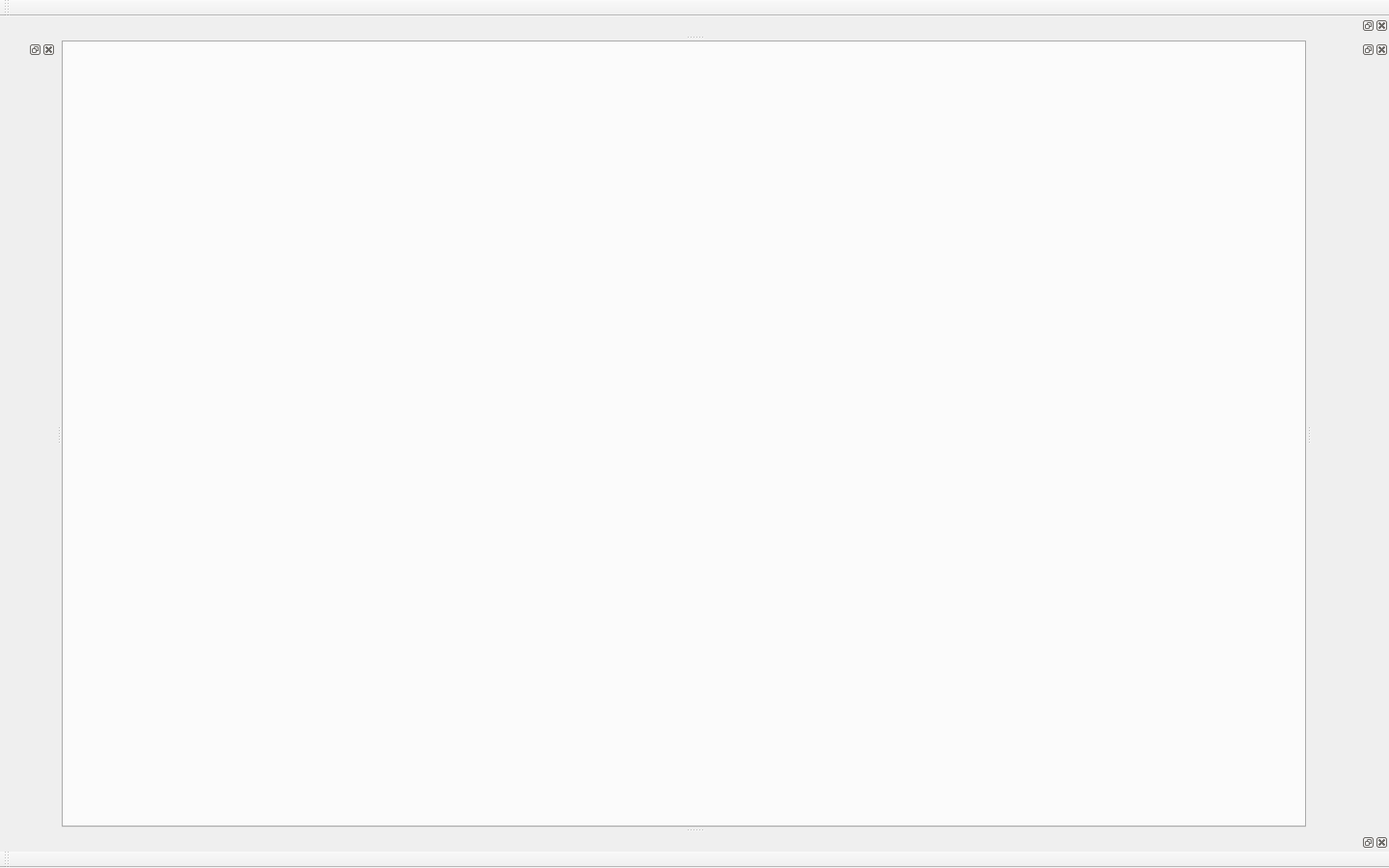
<?xml version="1.0" encoding="UTF-8"?>
<ui version="4.0">
 <class>MainWindow</class>
 <widget class="QMainWindow" name="MainWindow">
  <property name="geometry">
   <rect>
    <x>0</x>
    <y>0</y>
    <width>1440</width>
    <height>900</height>
   </rect>
  </property>
  <property name="contextMenuPolicy">
   <enum>Qt::PreventContextMenu</enum>
  </property>
  <property name="windowTitle">
   <string>Generic App Test</string>
  </property>
  <property name="windowIcon">
   <iconset>
    <normaloff>:/resources/icons/ngt.png</normaloff>:/resources/icons/ngt.png</iconset>
  </property>
  <widget class="QWidget" name="centralWidget">
   <layout class="QGridLayout" name="gridLayout">
    <property name="leftMargin">
     <number>0</number>
    </property>
    <property name="topMargin">
     <number>0</number>
    </property>
    <property name="rightMargin">
     <number>0</number>
    </property>
    <property name="bottomMargin">
     <number>0</number>
    </property>
    <property name="spacing">
     <number>0</number>
    </property>
    <item row="0" column="0">
     <widget class="QTabWidget" name="defaultView">
      <property name="layoutTags" stdset="0">
       <stringlist>
        <string>default</string>
       </stringlist>
      </property>
     </widget>
    </item>
   </layout>
  </widget>
  <widget class="QMenuBar" name="defaultMenuBar">
   <property name="geometry">
    <rect>
     <x>0</x>
     <y>0</y>
     <width>1440</width>
     <height>21</height>
    </rect>
   </property>
   <property name="path" stdset="0">
    <string/>
   </property>
  </widget>
  <widget class="QToolBar" name="defaultToolBar">
   <property name="windowTitle">
    <string>toolBar</string>
   </property>
   <property name="path" stdset="0">
    <string>ToolBar</string>
   </property>
   <attribute name="toolBarArea">
    <enum>TopToolBarArea</enum>
   </attribute>
   <attribute name="toolBarBreak">
    <bool>false</bool>
   </attribute>
  </widget>
  <widget class="QDockWidget" name="testPanels">
   <property name="minimumSize">
    <size>
     <width>80</width>
     <height>22</height>
    </size>
   </property>
   <property name="baseSize">
    <size>
     <width>80</width>
     <height>200</height>
    </size>
   </property>
   <property name="layoutTags" stdset="0">
    <stringlist>
     <string>test</string>
    </stringlist>
   </property>
   <attribute name="dockWidgetArea">
    <number>2</number>
   </attribute>
  </widget>
  <widget class="QToolBar" name="toolBar">
   <property name="windowTitle">
    <string>toolBar</string>
   </property>
   <property name="path" stdset="0">
    <string>ToolBar.Test</string>
   </property>
   <attribute name="toolBarArea">
    <enum>BottomToolBarArea</enum>
   </attribute>
   <attribute name="toolBarBreak">
    <bool>false</bool>
   </attribute>
  </widget>
  <widget class="QDockWidget" name="leftDock">
   <property name="layoutTags" stdset="0">
    <stringlist>
     <string>scenebrowser</string>
     <string>history</string>
     <string>macros</string>
    </stringlist>
   </property>
   <attribute name="dockWidgetArea">
    <number>1</number>
   </attribute>
   <widget class="QWidget" name="dockWidgetContents"/>
  </widget>
  <widget class="QDockWidget" name="toolBars">
   <property name="layoutTags" stdset="0">
    <stringlist/>
   </property>
   <attribute name="dockWidgetArea">
    <number>4</number>
   </attribute>
   <widget class="QWidget" name="dockWidgetContents_3"/>
  </widget>
  <widget class="QDockWidget" name="bottomDock">
   <property name="baseSize">
    <size>
     <width>0</width>
     <height>250</height>
    </size>
   </property>
   <property name="layoutTags" stdset="0">
    <stringlist>
     <string>assetbrowser</string>
    </stringlist>
   </property>
   <attribute name="dockWidgetArea">
    <number>8</number>
   </attribute>
   <widget class="QWidget" name="dockWidgetContents_4"/>
  </widget>
 </widget>
 <layoutdefault spacing="6" margin="11"/>
 <resources/>
 <connections/>
</ui>
